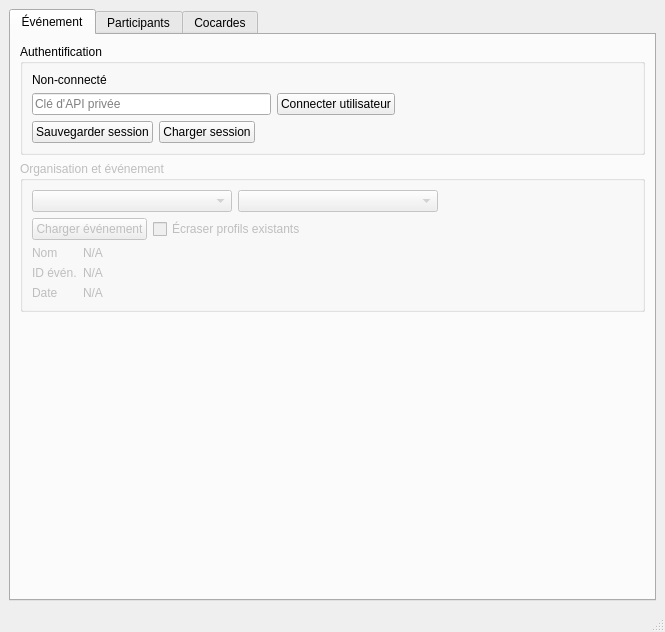
<?xml version="1.0" encoding="UTF-8"?>
<ui version="4.0">
 <class>MainWindow</class>
 <widget class="QMainWindow" name="MainWindow">
  <property name="geometry">
   <rect>
    <x>0</x>
    <y>0</y>
    <width>665</width>
    <height>632</height>
   </rect>
  </property>
  <property name="windowTitle">
   <string>MainWindow</string>
  </property>
  <widget class="QWidget" name="centralwidget">
   <layout class="QVBoxLayout" name="verticalLayout">
    <item>
     <widget class="QTabWidget" name="tabsMain">
      <property name="currentIndex">
       <number>0</number>
      </property>
      <widget class="QWidget" name="tabEvent">
       <property name="accessibleName">
        <string/>
       </property>
       <attribute name="title">
        <string>Événement</string>
       </attribute>
       <layout class="QVBoxLayout" name="verticalLayout_2">
        <item>
         <widget class="QGroupBox" name="groupAuth">
          <property name="title">
           <string>Authentification</string>
          </property>
          <layout class="QVBoxLayout" name="verticalLayout_3">
           <item>
            <widget class="QLabel" name="lblConnectedUser">
             <property name="text">
              <string>Non-connecté</string>
             </property>
            </widget>
           </item>
           <item>
            <layout class="QHBoxLayout" name="horizontalLayout_2">
             <item>
              <widget class="QLineEdit" name="lineApiKey">
               <property name="minimumSize">
                <size>
                 <width>200</width>
                 <height>0</height>
                </size>
               </property>
               <property name="echoMode">
                <enum>QLineEdit::EchoMode::Password</enum>
               </property>
               <property name="placeholderText">
                <string>Clé d'API privée</string>
               </property>
              </widget>
             </item>
             <item>
              <widget class="QPushButton" name="btnConnectUser">
               <property name="text">
                <string>Connecter utilisateur</string>
               </property>
              </widget>
             </item>
             <item>
              <spacer name="horizontalSpacer">
               <property name="orientation">
                <enum>Qt::Orientation::Horizontal</enum>
               </property>
               <property name="sizeHint" stdset="0">
                <size>
                 <width>40</width>
                 <height>20</height>
                </size>
               </property>
              </spacer>
             </item>
            </layout>
           </item>
           <item>
            <layout class="QHBoxLayout" name="horizontalLayout">
             <item>
              <widget class="QPushButton" name="btnSaveSession">
               <property name="text">
                <string>Sauvegarder session</string>
               </property>
              </widget>
             </item>
             <item>
              <widget class="QPushButton" name="btnLoadSession">
               <property name="text">
                <string>Charger session</string>
               </property>
              </widget>
             </item>
             <item>
              <spacer name="horizontalSpacer_2">
               <property name="orientation">
                <enum>Qt::Orientation::Horizontal</enum>
               </property>
               <property name="sizeHint" stdset="0">
                <size>
                 <width>40</width>
                 <height>20</height>
                </size>
               </property>
              </spacer>
             </item>
            </layout>
           </item>
          </layout>
         </widget>
        </item>
        <item>
         <widget class="QGroupBox" name="groupEvent">
          <property name="enabled">
           <bool>false</bool>
          </property>
          <property name="title">
           <string>Organisation et événement</string>
          </property>
          <property name="checkable">
           <bool>false</bool>
          </property>
          <layout class="QVBoxLayout" name="verticalLayout_4">
           <item>
            <layout class="QHBoxLayout" name="horizontalLayout_3">
             <item>
              <widget class="QComboBox" name="comboOrg">
               <property name="minimumSize">
                <size>
                 <width>200</width>
                 <height>0</height>
                </size>
               </property>
               <property name="placeholderText">
                <string>Liste des organisations</string>
               </property>
              </widget>
             </item>
             <item>
              <widget class="QComboBox" name="comboEvent">
               <property name="minimumSize">
                <size>
                 <width>200</width>
                 <height>0</height>
                </size>
               </property>
               <property name="placeholderText">
                <string>Liste des événements</string>
               </property>
              </widget>
             </item>
             <item>
              <spacer name="horizontalSpacer_4">
               <property name="orientation">
                <enum>Qt::Orientation::Horizontal</enum>
               </property>
               <property name="sizeHint" stdset="0">
                <size>
                 <width>40</width>
                 <height>20</height>
                </size>
               </property>
              </spacer>
             </item>
            </layout>
           </item>
           <item>
            <layout class="QHBoxLayout" name="horizontalLayout_5">
             <item>
              <widget class="QPushButton" name="btnLoadEvent">
               <property name="text">
                <string>Charger événement</string>
               </property>
              </widget>
             </item>
             <item>
              <widget class="QCheckBox" name="chkOverwrite">
               <property name="text">
                <string>Écraser profils existants</string>
               </property>
              </widget>
             </item>
             <item>
              <spacer name="horizontalSpacer_3">
               <property name="orientation">
                <enum>Qt::Orientation::Horizontal</enum>
               </property>
               <property name="sizeHint" stdset="0">
                <size>
                 <width>40</width>
                 <height>20</height>
                </size>
               </property>
              </spacer>
             </item>
            </layout>
           </item>
           <item>
            <layout class="QFormLayout" name="formLayout">
             <item row="1" column="1">
              <widget class="QLabel" name="lblEventName">
               <property name="text">
                <string>N/A</string>
               </property>
              </widget>
             </item>
             <item row="1" column="0">
              <widget class="QLabel" name="label_4">
               <property name="text">
                <string>Nom</string>
               </property>
              </widget>
             </item>
             <item row="3" column="1">
              <widget class="QLabel" name="lblEventDate">
               <property name="text">
                <string>N/A</string>
               </property>
              </widget>
             </item>
             <item row="3" column="0">
              <widget class="QLabel" name="label_6">
               <property name="text">
                <string>Date</string>
               </property>
              </widget>
             </item>
             <item row="2" column="0">
              <widget class="QLabel" name="label">
               <property name="text">
                <string>ID évén.</string>
               </property>
              </widget>
             </item>
             <item row="2" column="1">
              <widget class="QLabel" name="lblEventID">
               <property name="text">
                <string>N/A</string>
               </property>
              </widget>
             </item>
            </layout>
           </item>
          </layout>
         </widget>
        </item>
        <item>
         <spacer name="verticalSpacer">
          <property name="orientation">
           <enum>Qt::Orientation::Vertical</enum>
          </property>
          <property name="sizeHint" stdset="0">
           <size>
            <width>20</width>
            <height>40</height>
           </size>
          </property>
         </spacer>
        </item>
       </layout>
      </widget>
      <widget class="QWidget" name="tabAttendees">
       <attribute name="title">
        <string>Participants</string>
       </attribute>
       <layout class="QVBoxLayout" name="verticalLayout_5">
        <item>
         <widget class="QTableWidget" name="tableAttendees">
          <property name="sortingEnabled">
           <bool>true</bool>
          </property>
          <property name="rowCount">
           <number>1</number>
          </property>
          <property name="columnCount">
           <number>6</number>
          </property>
          <attribute name="horizontalHeaderCascadingSectionResizes">
           <bool>false</bool>
          </attribute>
          <attribute name="horizontalHeaderStretchLastSection">
           <bool>true</bool>
          </attribute>
          <attribute name="verticalHeaderVisible">
           <bool>false</bool>
          </attribute>
          <row/>
          <column/>
          <column/>
          <column/>
          <column/>
          <column/>
          <column/>
         </widget>
        </item>
       </layout>
      </widget>
      <widget class="QWidget" name="tabNametags">
       <attribute name="title">
        <string>Cocardes</string>
       </attribute>
       <layout class="QVBoxLayout" name="verticalLayout_6">
        <item>
         <widget class="QPushButton" name="pushButton">
          <property name="text">
           <string>PushButton</string>
          </property>
         </widget>
        </item>
       </layout>
      </widget>
     </widget>
    </item>
   </layout>
  </widget>
  <widget class="QMenuBar" name="menubar">
   <property name="geometry">
    <rect>
     <x>0</x>
     <y>0</y>
     <width>665</width>
     <height>21</height>
    </rect>
   </property>
  </widget>
  <widget class="QStatusBar" name="statusbar"/>
 </widget>
 <resources/>
 <connections/>
</ui>
